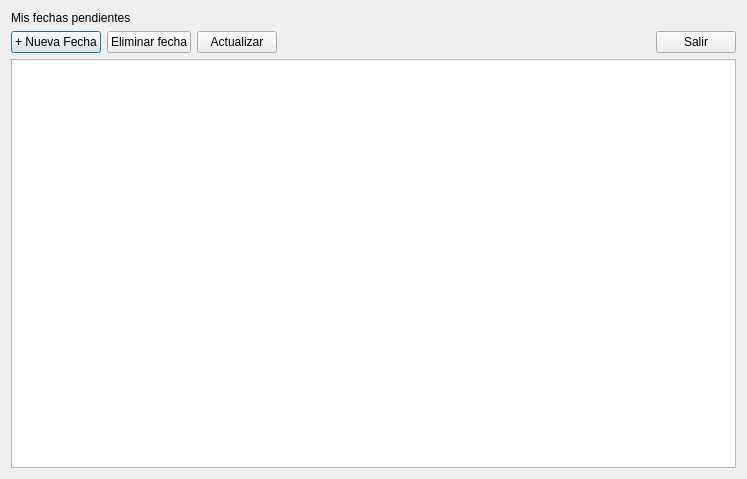
<?xml version="1.0" encoding="UTF-8"?>
<ui version="4.0">
 <class>fechas</class>
 <widget class="QDialog" name="fechas">
  <property name="geometry">
   <rect>
    <x>0</x>
    <y>0</y>
    <width>747</width>
    <height>479</height>
   </rect>
  </property>
  <property name="windowTitle">
   <string>Dialog</string>
  </property>
  <layout class="QVBoxLayout" name="verticalLayout_3">
   <item>
    <layout class="QVBoxLayout" name="verticalLayout_2">
     <item>
      <layout class="QVBoxLayout" name="verticalLayout">
       <item>
        <widget class="QLabel" name="label">
         <property name="text">
          <string>Mis fechas pendientes</string>
         </property>
        </widget>
       </item>
       <item>
        <layout class="QHBoxLayout" name="horizontalLayout">
         <item>
          <widget class="QPushButton" name="pushButton_nueva">
           <property name="text">
            <string>+ Nueva Fecha</string>
           </property>
          </widget>
         </item>
         <item>
          <widget class="QPushButton" name="pushButton_eliminar">
           <property name="text">
            <string>Eliminar fecha</string>
           </property>
          </widget>
         </item>
         <item>
          <widget class="QPushButton" name="pushButton_actualizar">
           <property name="text">
            <string>Actualizar</string>
           </property>
          </widget>
         </item>
         <item>
          <spacer name="horizontalSpacer">
           <property name="orientation">
            <enum>Qt::Horizontal</enum>
           </property>
           <property name="sizeHint" stdset="0">
            <size>
             <width>198</width>
             <height>20</height>
            </size>
           </property>
          </spacer>
         </item>
         <item>
          <widget class="QPushButton" name="pushButton_Salir">
           <property name="text">
            <string>Salir</string>
           </property>
          </widget>
         </item>
        </layout>
       </item>
      </layout>
     </item>
     <item>
      <widget class="QTableWidget" name="tableWidget_fechas"/>
     </item>
    </layout>
   </item>
  </layout>
 </widget>
 <resources/>
 <connections/>
</ui>
